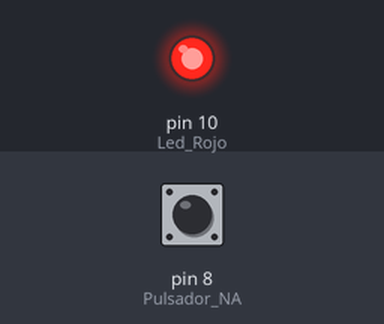
This sketch was run on a simulated Arduino Uno, built with avr-gcc and run on an emulated ATmega328P. Shown: output pins drawn as LEDs (lit = HIGH). Inputs (shaded band) come from the test bench; at power-on: pin 8 (Pulsador_NA) HIGH.

Above: at 0.7 s.
At 3.7 s:
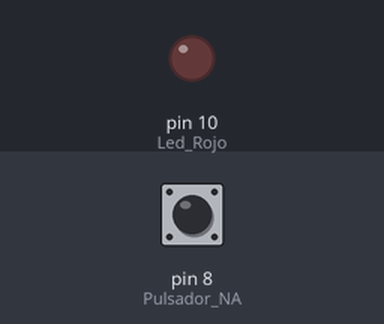
Timing chart, 0 to 5.5 s (numbered marks = the images above):
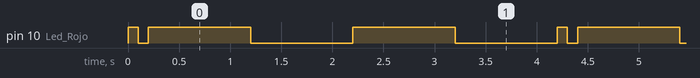

Measured:
- by itself, pin 10 (Led_Rojo): repeats every 4.2 s: LOW 0.10 s, 2 × (HIGH 1.0 s, LOW 1.0 s), HIGH 0.10 s
- by itself, everything shown: repeats every 4.2 s, in 6 steps

The sketch:

explicacion_10.ino
```cpp
//explicacion_10

int Led_Rojo = 10;
int Led_Verde = 9;
int Pulsador_NA = 8;
int Estado_Pulsador_NA = 0;

void setup(){
  pinMode(Led_Rojo, OUTPUT);
  pinMode(Led_Rojo, OUTPUT);
  pinMode(Pulsador_NA, INPUT);

}


void loop(){

  Estado_Pulsador_NA = digitalRead(Pulsador_NA);
/*
Inicio de Arbol Logico del programa:
  Usando la funcion de do...while (ver: do...while*),
  el siguiente bloque de codigo se va ejecutar por lo menos UNA ves, aunque la condicion sea falsa.
  Aparte de este comportamiento, sirve igual que un ciclo while.
  Se lee: HACER [codigo], si MIENTRAS es verdadero, repetir ciclo. A lo contrario, saltar bloque de codigo.
  Igual que en explicacion_9, el led rojo va prender y el verde se apagara, se mantiene por 100 millisegundos y se reversa.
  */
  do{
    digitalWrite(Led_Rojo, HIGH);
    digitalWrite(Led_Verde, LOW);
    delay(100);
    digitalWrite(Led_Rojo, LOW);
    digitalWrite(Led_Verde, HIGH);
    delay(100);

    Estado_Pulsador_NA = digitalRead(Pulsador_NA);
  } while(Estado_Pulsador_NA == LOW);
  //Cuando la condicion anterior se vuelva falsa (cuando se pulsa y se mantiene pulsado el boton), se va a ejecutar el siguiente bloque (saltando el anterior):
  //Parpadear ambos LEDs por dos ciclos con un intervalo de 1 segundo entre prender y apagar.
  digitalWrite(Led_Rojo, HIGH);
  digitalWrite(Led_Verde, HIGH);
  delay(1000);
  digitalWrite(Led_Rojo, LOW);
  digitalWrite(Led_Verde, LOW);
  delay(1000);
  digitalWrite(Led_Rojo, HIGH);
  digitalWrite(Led_Verde, HIGH);
  delay(1000);
  digitalWrite(Led_Rojo, LOW);
  digitalWrite(Led_Verde, LOW);
  delay(1000);
}

/*

//do...while* :
  Siempre se va ejecutar por lo menos UNA VEZ el bloque de codigo,
  es decir, el programa verifica la condicion DESPUES de ejecutar.
  Es en esto que se contrasta del ciclo while, el cual verifica la condicion ANTES de ejecutar.
  https://www.arduino.cc/reference/en/language/structure/control-structure/dowhile/

//Circuito simulado en: https://www.tinkercad.com/things/eBA8KWzrzRe

*/
```
